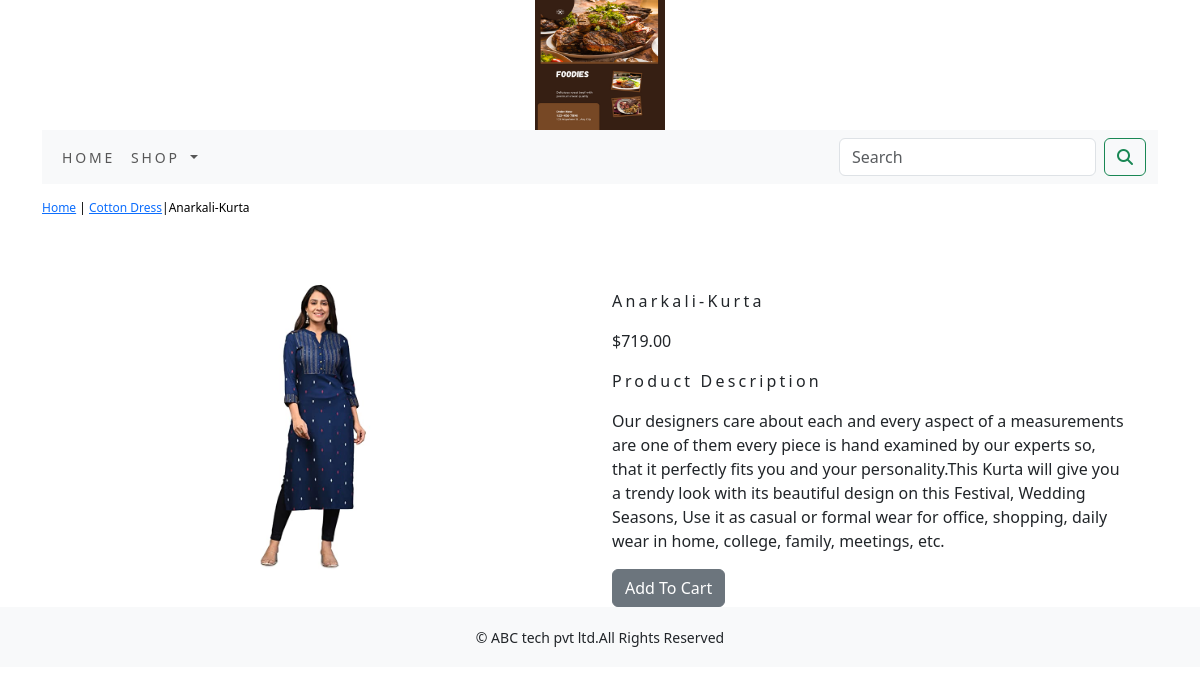
Screenshot of /shop/cotton-dress/anarkali-kurta/ with the database file from the repository.
### shop/models.py (models this page shows, shortened)
class Product(models.Model):
    name = models.CharField(max_length=250, unique=True)
    slug = models.SlugField(max_length=250, unique=True)
    description = models.TextField(blank=True)
    price = models.DecimalField(max_digits=10, decimal_places=2)
    category = models.ForeignKey(Category, on_delete=models.CASCADE)
    image = models.ImageField(upload_to='product', blank=True)
    stock = models.IntegerField()
    available = models.BooleanField(default=True)
    created = models.DateTimeField(auto_now_add=True)
    updated = models.DateTimeField(auto_now=True)
    class Meta:
        ordering = ('name',)
        verbose_name = 'product'
        verbose_name_plural = 'products'

class Category(models.Model):
    name = models.CharField(max_length=250, unique=True)
    slug = models.SlugField(max_length=250, unique=True)
    description = models.TextField(blank=True)
    image = models.ImageField(upload_to='category', blank=True)
    class Meta:
        ordering = ('name',)
        verbose_name = 'category'
        verbose_name_plural = 'categories'
    def get_url(self):
        return reverse('shop:product_by_category', args=[self.slug])
    def __str__(self):
        return '{}'.format(self.name)

### shop/views.py (the view)
# urls.py: path('<slug:c_slug>/<slug:product_slug>/', views.proDetail, name='prodCatdetail'),
def proDetail(request, c_slug, product_slug):
    try:
        product = Product.objects.get(category__slug=c_slug, slug=product_slug)
    except Exception as e:
        raise e
    return render(request, 'product.html', {'product': product})

### cart/context_processors.py (called while the page is built)
def counter(request):
    item_count = 0
    if 'admin' in request.path:
        return {}
    else:
        try:
            cart = Cart.objects.filter(cart_id=_cart_id(request))
            cart_items = CartItem.objects.all().filter(cart=cart[:1])
            for cart_item in cart_items:
                item_count += cart_item.quantity
        except Cart.DoesNotExist:
            item_count = 0
    return dict(item_count=item_count)

### cart/views.py (called while the page is built)
def _cart_id(request):
    cart = request.session.session_key
    if not cart:
        cart = request.session.create()
    return cart

### shop/context_processors.py (called while the page is built)
def menu_links(request):
    links = Category.objects.all()
    return dict(links=links)

### templates/product.html (shortened to what this page needs)
{% extends 'base.html' %}
{% load static %}
{% block content %}
<div class="row my_prod_row_class">
    <div class="mx_auto">
        <p><a href="{% url 'shop:allProdCat' %}">Home</a> | <a href="{{product.category.get_url}}">{{product.category}}</a>|{{product.name}}</p>
    </div>
</div>
<div class="container">
<br>
<div class="row">
    <div class="col-12 col-sm-12 col-md-12 col-lg-6 text-center">
        <div style="min-width:18rem">
            <img src="{{product.image.url}}" style="height:300px;" alt="{{product.name}}">
        </div>
    </div>
    <div class="col-12 col-sm-12 col-md-12 col-lg-6">
        <div>
        <h1 class="my_prod_title">{{product.name}}</h1>
        <p>${{product.price}}</p>
        <p class="my_title">Product Description</p>
        <p class="text-justify my_prod_text">{{product.description}}</p>
        {% if product.stock <= 0 %}
        <p class="text-justify my_prod_text"><b>Out Of Stock</b></p>
        {% else %}
        <a class="btn btn-secondary" href="{% url 'cart:add_cart' product.id %}">Add To Cart</a>
        {% endif %}
    </div>
  </div>
 </div>
</div>
{% endblock %}

### static/css/custom.css (style rules this page uses)
body { font-family: 'Roboto', sans-serif; }
.my_title { font-size:16px; text_transform:uppercase; letter-spacing:.2em; }
.my_prod_row_class { padding-top:15px; padding-bottom:20px; }
.my_prod_row_class .mx_auto { color:#000; font-size:12px; text-decoration:none; }
.my_prod_title { font-size:16px; text_transform:uppercase; letter-spacing:.2em; padding-top:15px; padding-bottom:10px; }
.my_prod_text { padding-right:20px; }

### rows the page displays
Product: category "Cotton Dress", name "Anarkali-Kurta", image (picture), price "719.00", description "Our designers care about each and every aspect of a measurements are one of them every piece is hand examined by our experts so, that it perfectly fits you and your personality.This Kurta will give you a trendy look with its beautiful design on this Festival, Wedding Seasons, Use it as casual or formal wear for office, shopping, daily wear in home, college, family, meetings, etc."
